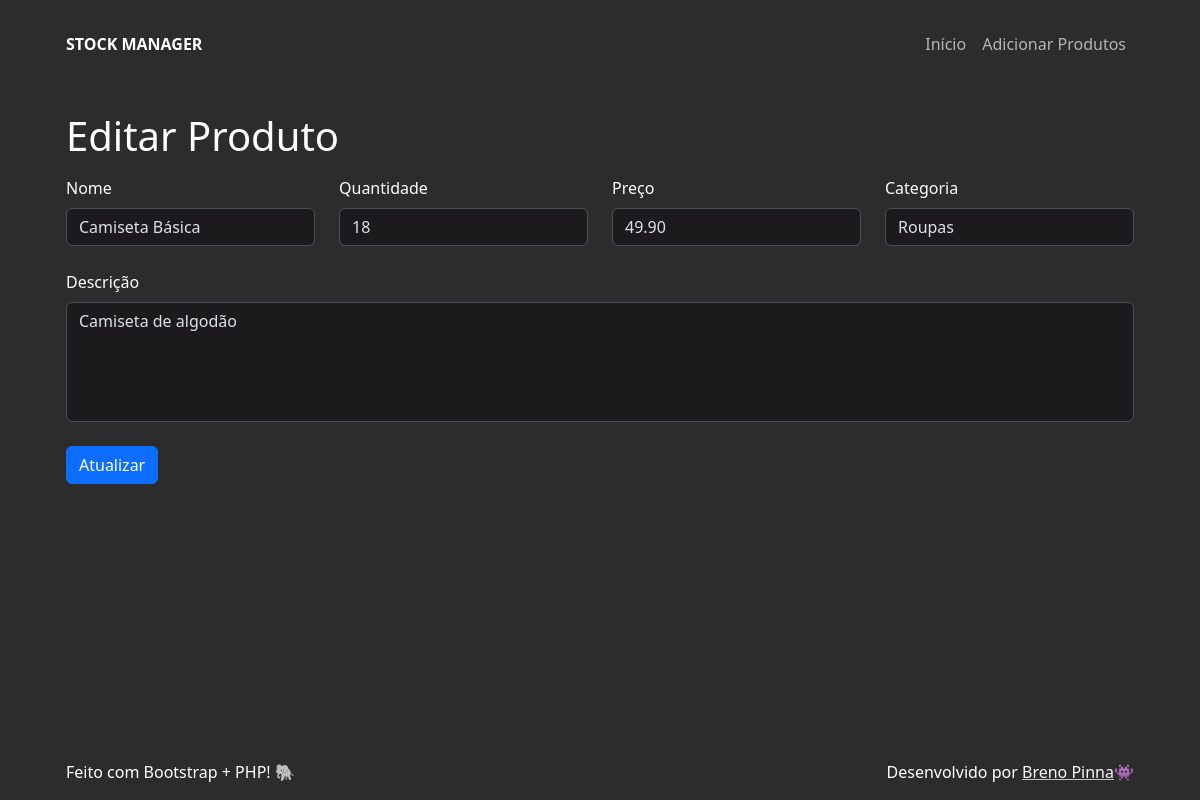
/update?id=3, run on the app's committed database.
### tables this page shows
CREATE TABLE products (
  id int NOT NULL AUTO_INCREMENT,
  name varchar(255) NOT NULL,
  quantity int NOT NULL,
  category varchar(255) NOT NULL,
  price decimal(10, 2) NOT NULL,
  description varchar(1000) NOT NULL,
  created_at timestamp DEFAULT CURRENT_TIMESTAMP,
  modified_at timestamp DEFAULT CURRENT_TIMESTAMP ON UPDATE CURRENT_TIMESTAMP,
  PRIMARY KEY (id)
);

### htdocs/src/data/get_product_details.php (called while the page is built, shortened)
<?php
  function get_product_details(int $id){
    try {
      $con = connect();
      $sql = "SELECT * FROM products WHERE products.id = :id;";
      $stmt = $con->prepare($sql);
      $stmt->execute([
        ":id" => $id
      ]);
      $product_details = $stmt->fetch(PDO::FETCH_ASSOC);
      return ['success' => true, 'data' => $product_details];
    } catch (\Throwable $th) {
      return ['success' => false, 'message' => $th->getMessage()];
    }
  }

### htdocs/src/components/product_form.php (the view, shortened to what this page needs)
<?php
  function product_form(FormMode $mode, array $product = []){
    $id = $product['id'] ?? 0;
    $name = $product['name'] ?? "";
    $quantity = $product['quantity'] ?? 1;
    $price = $product['price'] ?? 0.01;
    $category = $product['category'] ?? "";
    $description = $product['description'] ?? "";
    [$path, $button_text] = match($mode) {
      FormMode::CREATE => ['create', "Salvar"],
      FormMode::UPDATE => ['update', "Atualizar"],
    };
    $form_id = $mode == FormMode::CREATE ? "create-product" : "";
    $form_action = $mode == FormMode::UPDATE ? "/actions/{$path}.php" : "";
    $input_hidden = $mode == FormMode::UPDATE ? "<input type='hidden' name='id' value={$id}>" : "";
    return <<<HTML
    <div class="gy-4">
      <form id="{$form_id}" action="{$form_action}" method="post">
        {$input_hidden}
        <div class="row row-gap-2">
          <div class="col-12 col-sm-3">
            <label for="name" class="form-label">Nome</label>
            <input
              type="text"
              class="form-control bg-secondary"
              id="name"
              name="name"
              value="{$name}"
              required />
          </div>
          <div class="col-6 col-sm-3">
            <label for="quantity" class="form-label">Quantidade</label>
            <input
              type="number"
              step="1"
              min="1"
              class="form-control bg-secondary"
              id="quantity"
              name="quantity"
              value="{$quantity}"
              required />
          </div>
          <div class="col-6 col-sm-3">
            <label for="price" class="form-label">Preço</label>
            <input
              type="number"
              step="0.01"
              min="0.01"
              class="form-control bg-secondary"
              id="price"
              name="price"
              value="{$price}"
              required />
          </div>
          <div class="col-12 col-sm-3">
            <label for="category" class="form-label">Categoria</label>
            <input
              type="text"
              class="form-control bg-secondary"
              id="category"
              name="category"
              value="{$category}"
              required />
          </div>
        </div>
        <div class="row g-0 mt-4">
          <div class="col-12">
            <label for="description" class="form-label">Descrição</label>
            <textarea
              class="form-control bg-secondary resize-none"
              style="height: 120px; resize: none"
              id="description"
              name="description"
              required>{$description}</textarea
            >
          </div>
        </div>
        <button type="submit" class="btn btn-primary mt-4">{$button_text}</button>
      </form>
    </div>
HTML;
  }

### htdocs/assets/theme.css (style rules this page uses)
:root { --overwrite-primary-color: #2c2c2d; --overwrite-secondary-color: #1c1a1d; }
.bg-primary { background-color: var(--overwrite-primary-color) !important; }
.bg-secondary { background-color: var(--overwrite-secondary-color) !important; }

### data on the page
products: name "Camiseta Básica", quantity "18", price "49.90", category "Roupas", description "Camiseta de algodão"

### other printed values
$button_text "Atualizar"
